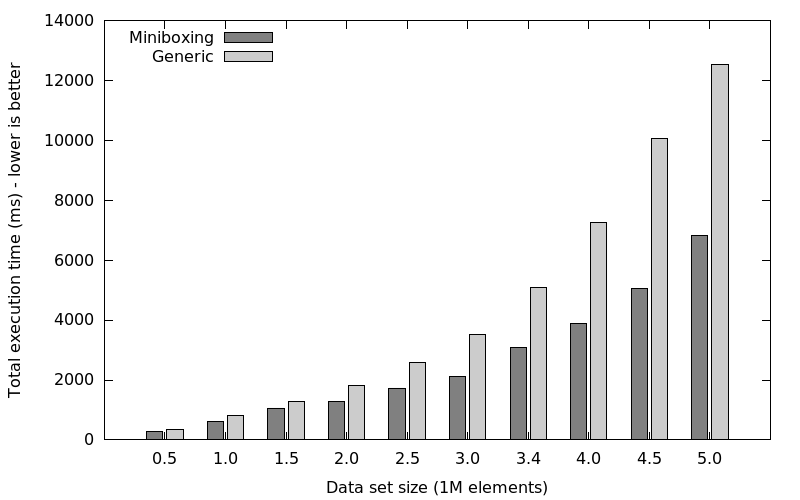

The gnuplot source for this figure:
set term pngcairo size 800, 500
set output "linkedlist.png"
reset
set key inside top left
set style data histogram
set style histogram cluster gap 1
set style fill solid border -1
set boxwidth 0.8
set xlabel 'Data set size (1M elements)'
set ylabel 'Total execution time (ms) - lower is better'

plot "data.raw" using 2: xtic(1) title "Miniboxing" fill solid 0.5 lc rgbcolor "#000000", '' using 3: xtic(1) fill solid 0.2 lc rgbcolor "#000000" lt 1 title "Generic" with histogram

